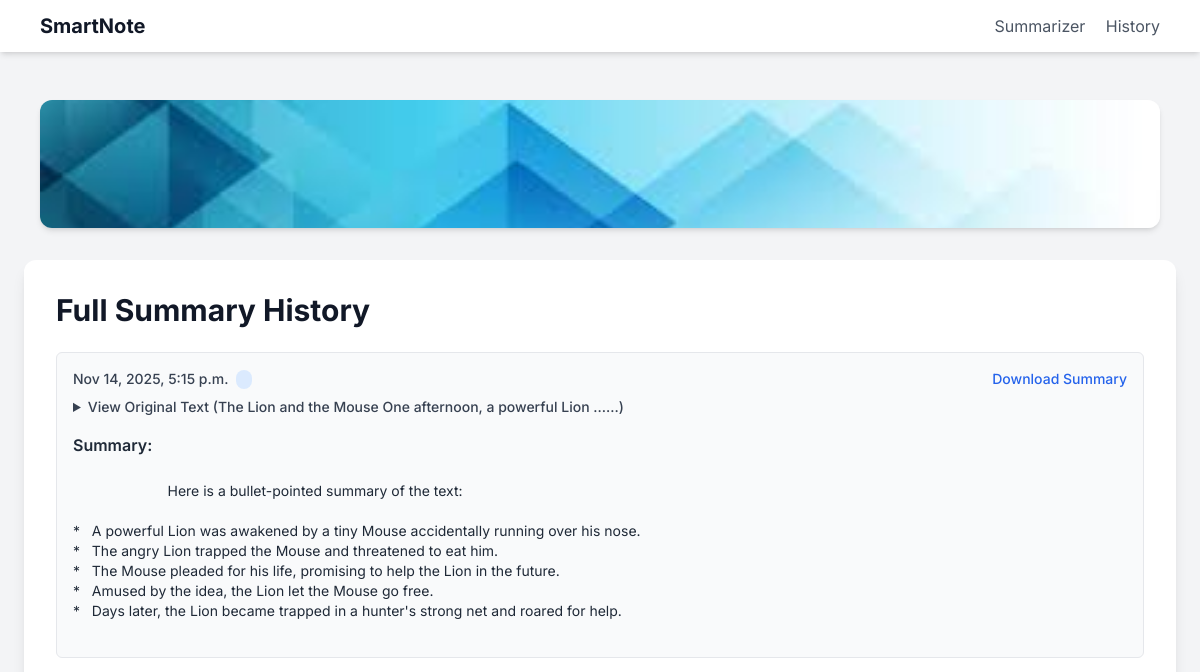
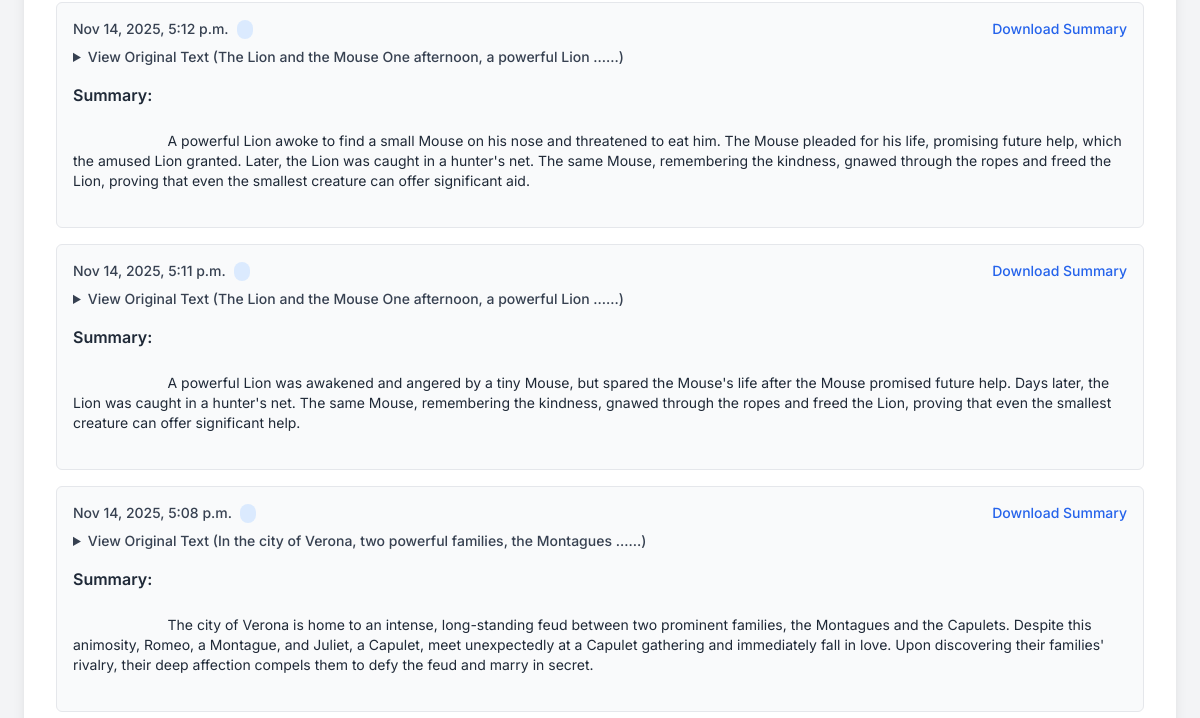
Before: /assistant/history/ (upper part) with the older database file (2 pictures, top to bottom).
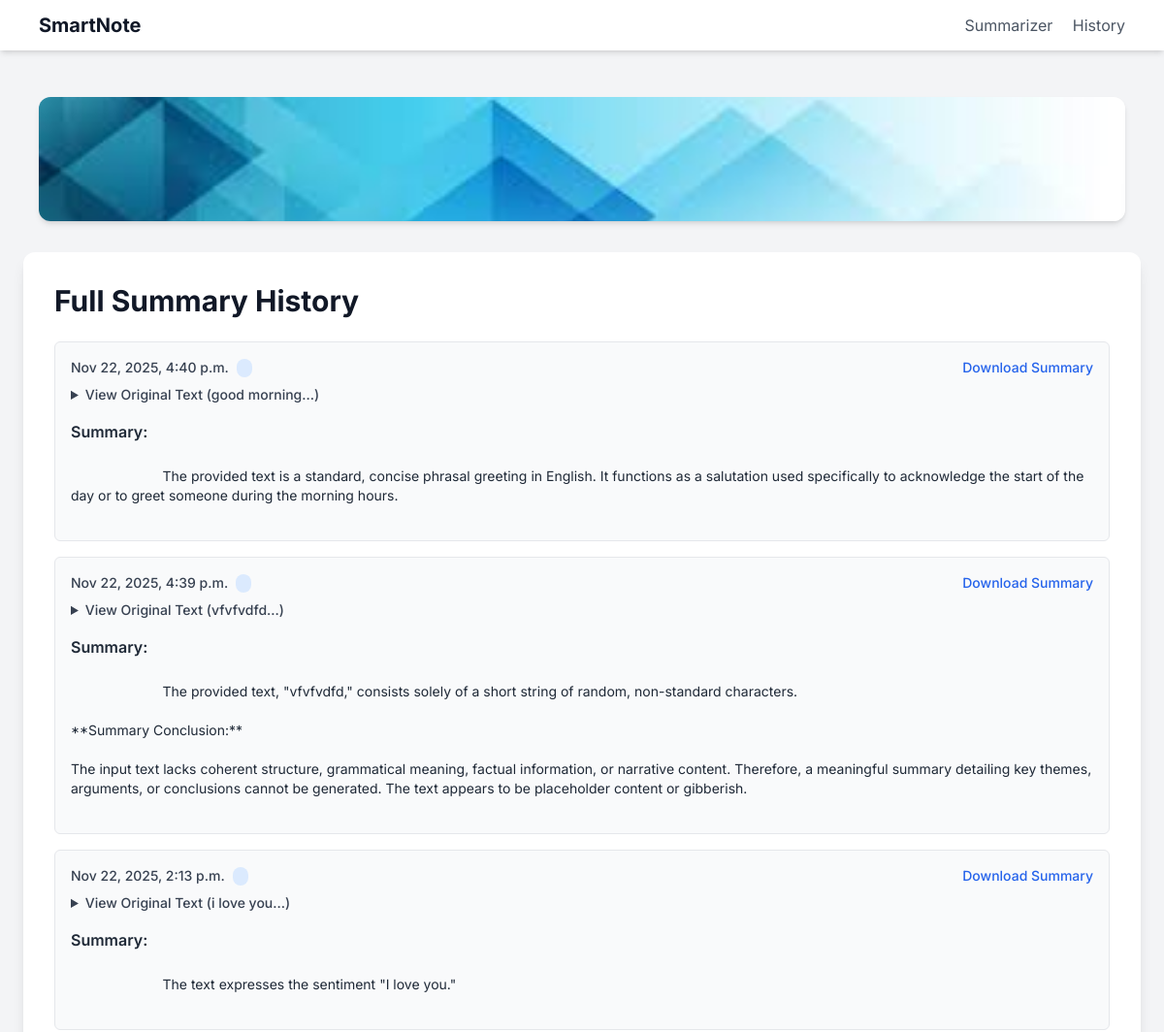
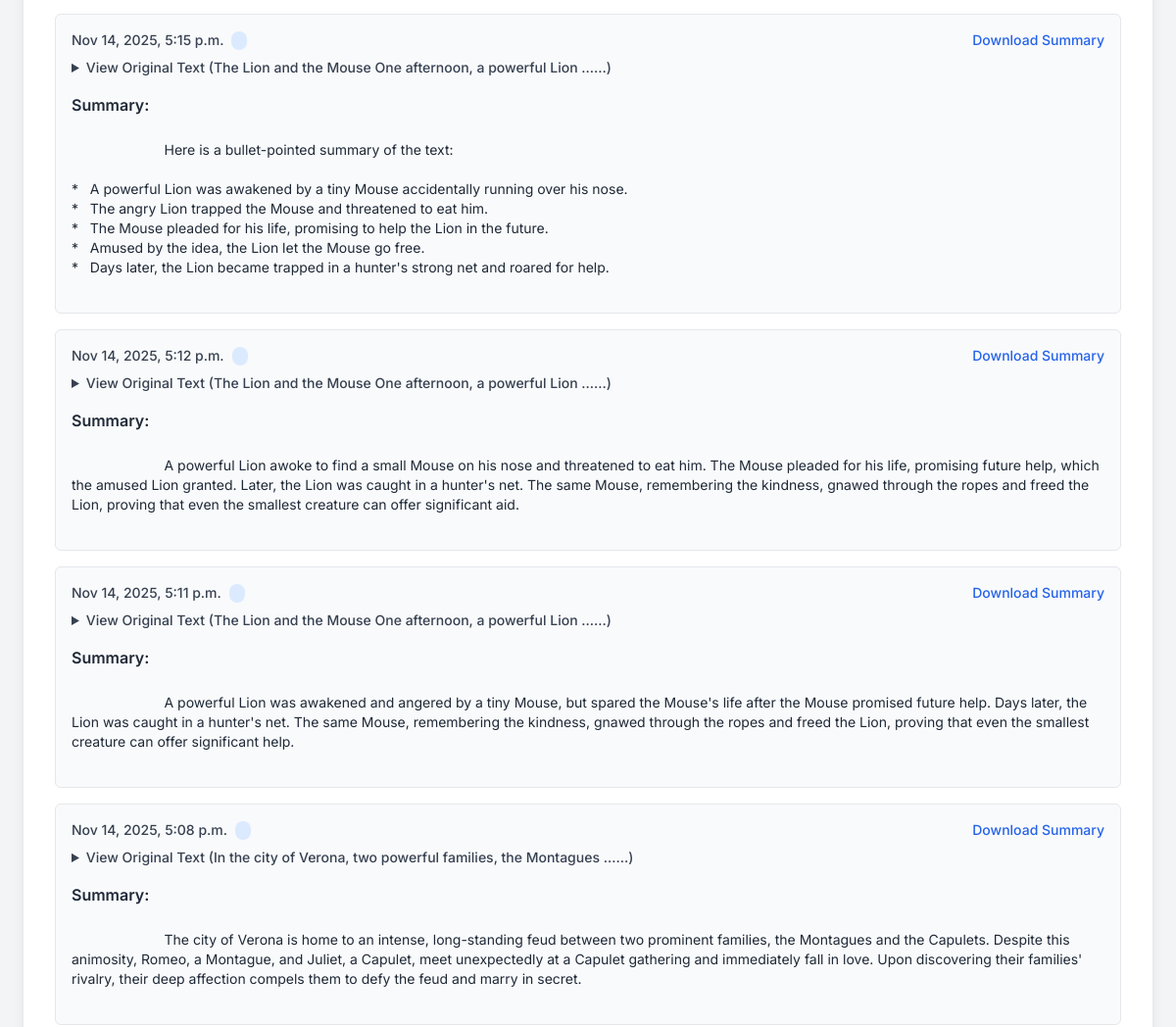
After: the same page with the newer database file (2 pictures, top to bottom).
### assistant/models.py (models this page shows, shortened)
class SummaryHistory(models.Model):
    original_text = models.TextField()
    summary_text = models.TextField()
    tone = models.CharField(max_length=50)
    created_at = models.DateTimeField(auto_now_add=True)

### assistant/views.py (the view)
# urls.py: path('history/', views.history_list, name='history_list'),
def history_list(request):
    history_list = SummaryHistory.objects.all().order_by('-created_at')
    context = {
        'history_list': history_list,
    }
    return render(request, 'assistant/history.html', context)

### assistant/templates/assistant/history.html (shortened to what this page needs)
{% extends 'assistant/assistant_base.html' %}
{% load static %}
{% block content %}
    <h1 class="text-3xl font-bold text-gray-900 mb-6">
        Full Summary History
    </h1>
    {% if history_list %}
        <div class="space-y-4">
            {% for item in history_list %}
                <div class="p-4 bg-gray-50 rounded-md border border-gray-200">
                    <div class="flex flex-wrap justify-between items-center mb-2">
                        <span class="text-sm font-medium text-gray-700">
                            {{ item.created_at|date:"M d, Y, P" }}
                            <span class="ml-2 px-2 py-0.5 bg-blue-100 text-blue-800 text-xs font-semibold rounded-full">
                            </span>
                        </span>
                        <a href="{% url 'download_summary' item.id %}" download
                           class="text-sm text-blue-600 hover:text-blue-800 font-medium mt-1 sm:mt-0">
                            Download Summary
                        </a>
                    </div>
                    <details class="text-sm text-gray-800">
                        <summary class="cursor-pointer font-medium text-gray-700 hover:text-gray-900">
                            View Original Text ({{ item.original_text|truncatewords:10 }}...)
                        </summary>
                    </details>
                    <h3 class="text-base font-semibold text-gray-800 mt-4 mb-1">Summary:</h3>
                    <p class="text-sm text-gray-800 whitespace-pre-wrap">
                        {{ item.summary_text }}
                    </p>
                </div>
            {% endfor %}
        </div>
    {% else %}
        <p class="text-gray-500">You have no summary history yet. Generate one on the <a href="{% url 'summarize_text' %}" class="text-blue-600 hover:text-blue-800">Summarizer Page</a>.</p>
    {% endif %}
{% endblock content %}

Changed rows visible on the page:
added SummaryHistory: created_at "Nov 22, 2025, 4:40 p.m.", original_text "good morning", summary_text "The provided text is a standard, concise phrasal greeting in English. It functions as a salutation used specifically to acknowledge the start of the day or to greet someone during the morning hours."
added SummaryHistory: created_at "Nov 22, 2025, 4:39 p.m.", original_text "vfvfvdfd", summary_text "The provided text, \"vfvfvdfd,\" consists solely of a short string of random, non-standard characters. **Summary Conclusion:** The input text lacks coherent structure, grammatical meaning, factual information, or narrative content. Therefore, a meaningful summary detailing key themes, arguments, or conclusions cannot be generated. The text appears to be placeholder content or gibberish."
added SummaryHistory: created_at "Nov 22, 2025, 2:13 p.m.", original_text "i love you", summary_text "The text expresses the sentiment \"I love you.\""
